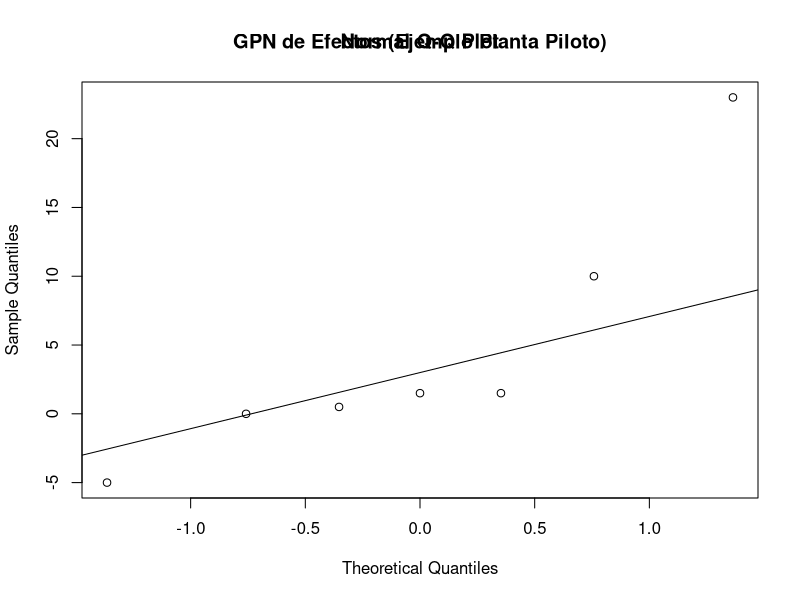
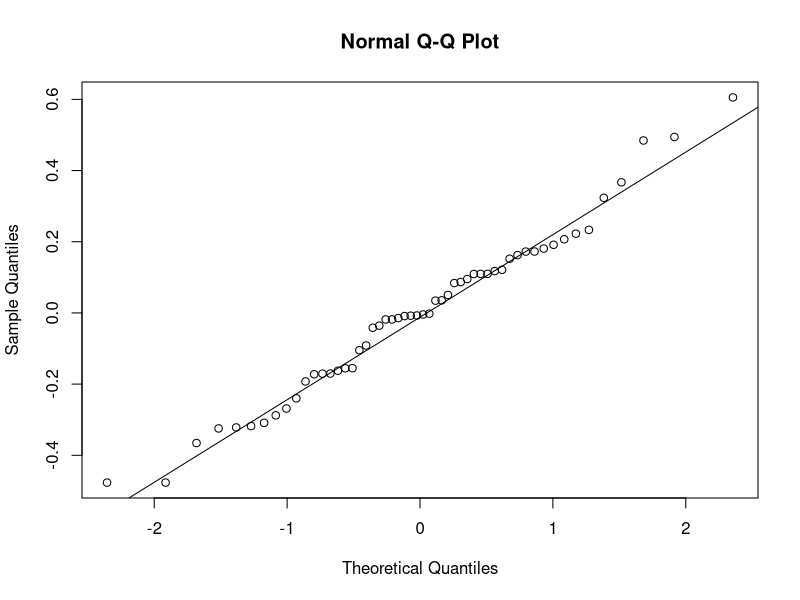
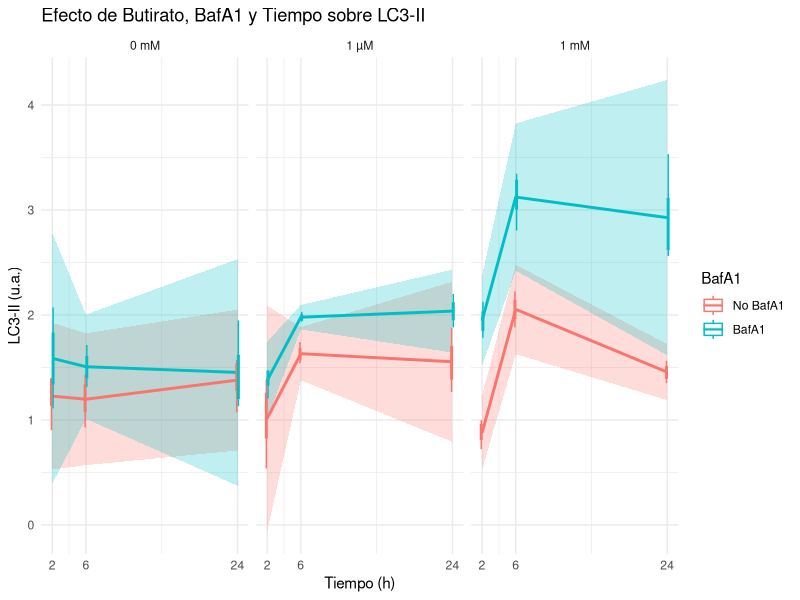
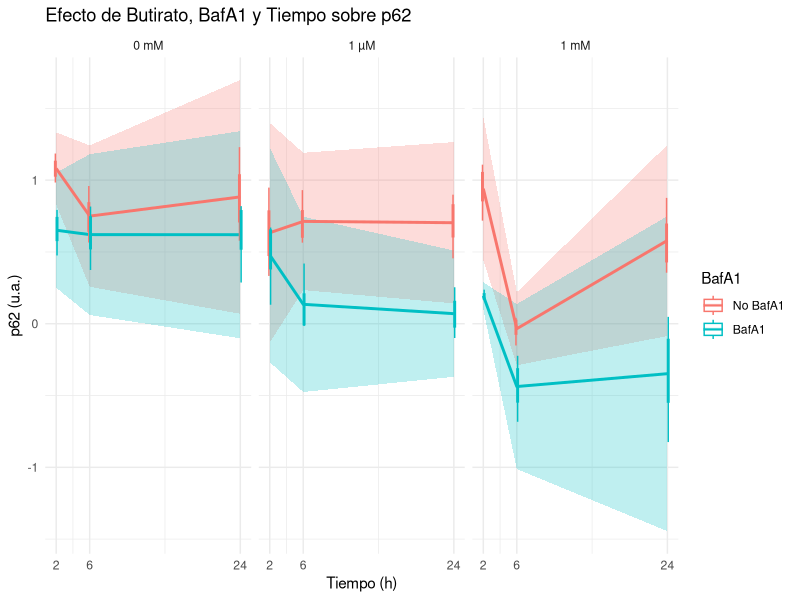
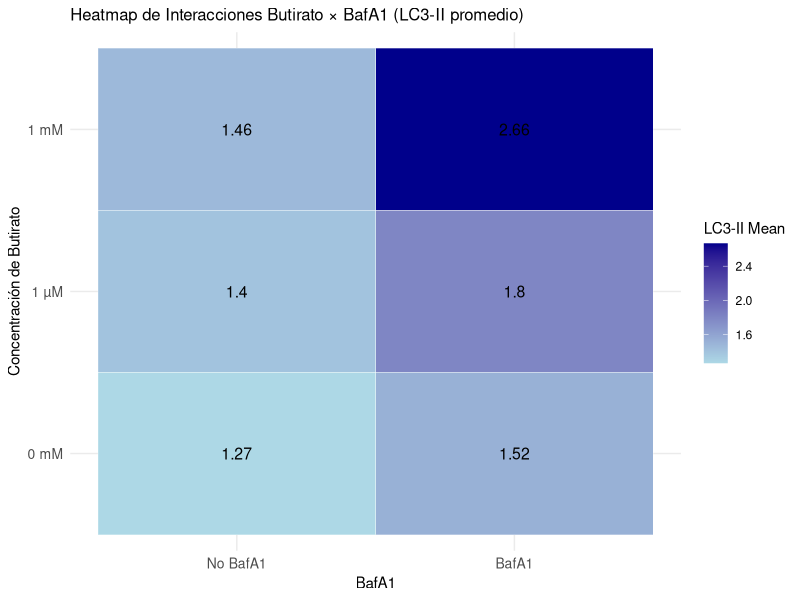
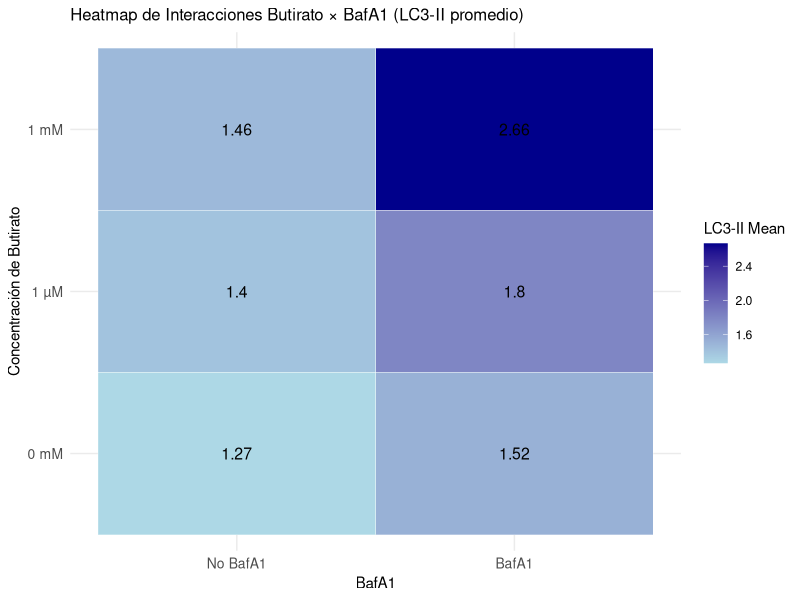
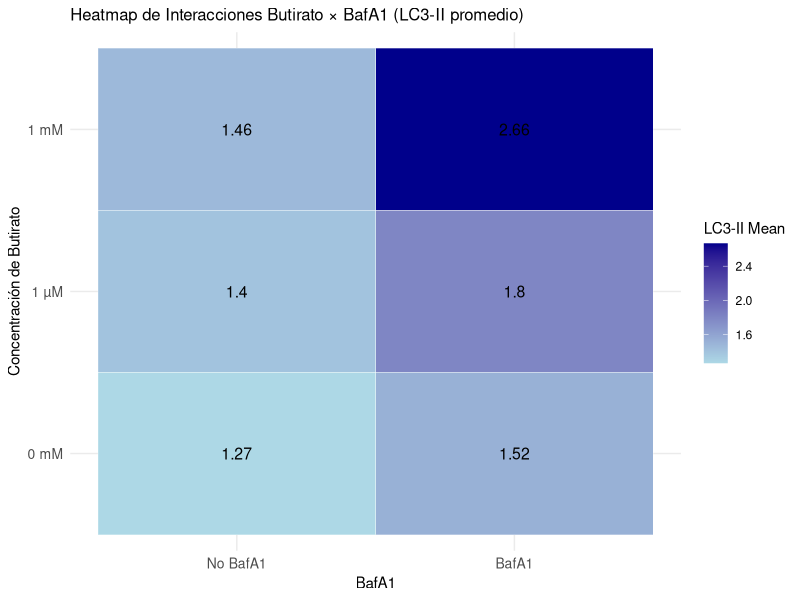
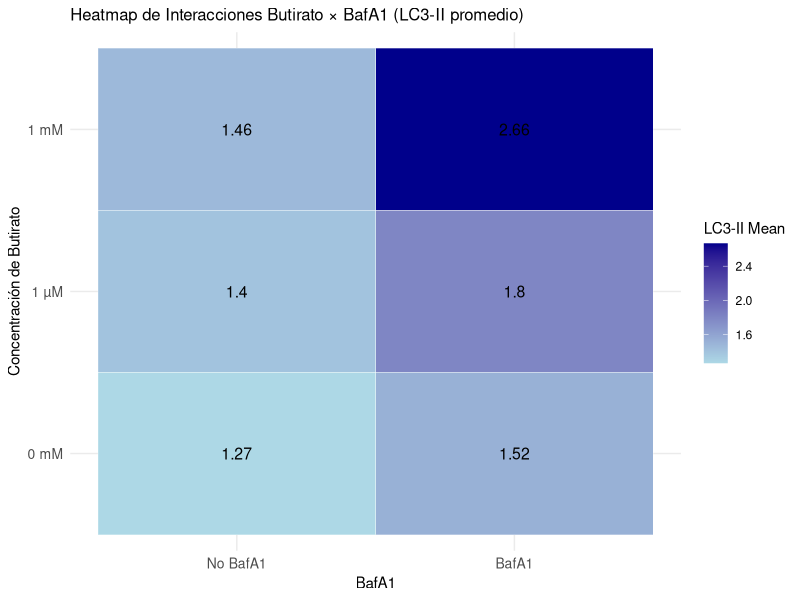

Source code (R) for these figures, in order:
## ---- chunk 1
knitr::opts_chunk$set(echo = TRUE, warning = FALSE, message = FALSE)
# install.packages(c("tidyverse", "broom", "car", "multcomp", "pwr", "lmtest"))
## ---- chunk 2
library(tidyverse)   # dplyr, tidyr, ggplot2
library(broom)       # Salidas 'tidy' de modelos
library(car)         # Anova(type II), Levene, VIF
library(multcomp)    # Tukey HSD
library(pwr)         # Potencia estadística
library(lmtest)      # Diagnósticos adicionales

# Niveles de factores
butyrate_levels <- c("0 mM", "1 µM", "1 mM")
baf_levels      <- c("No BafA1", "BafA1")
time_levels     <- c("2h", "6h", "24h")

# Diseño factorial completo (18 combinaciones)
design_base <- expand.grid(
  ButyrateConc = butyrate_levels,
  BafA1        = baf_levels,
  Time         = time_levels,
  KEEP.OUT.ATTRS = FALSE
)

# Añadir réplicas biológicas
n_replicates <- 3
design <- design_base[rep(seq_len(nrow(design_base)),
                          each = n_replicates), ] |>
          mutate(Rep = rep(seq_len(n_replicates),
                           times = nrow(design_base)))

head(design)
## ---- chunk 3
set.seed(0)  # Reproducibilidad

simulate_data <- function(df, sigma = 0.3, vary_effects = 1) {
  intercept <- 1.0

  eff_but <- c("0 mM" = 0,
               "1 µM" = 0.2 * vary_effects,
               "1 mM" = 0.6 * vary_effects)

  eff_baf <- c("No BafA1" = 0,
               "BafA1"    = 0.4 * vary_effects)

  eff_time <- c("2h" = 0,
                "6h" = 0.3 * vary_effects,
                "24h"= 0.2 * vary_effects)

  df <- df |>
    mutate(
      LC3_mean = intercept +
                 eff_but[ButyrateConc] +
                 eff_baf[BafA1] +
                 eff_time[Time] +
                 ifelse(ButyrateConc == "1 µM" & BafA1 == "BafA1", 0.2*vary_effects, 0) +
                 ifelse(ButyrateConc == "1 mM" & BafA1 == "BafA1", 0.7*vary_effects, 0) +
                 ifelse(ButyrateConc == "1 µM" & Time == "2h",     -0.2*vary_effects, 0) +
                 ifelse(ButyrateConc == "1 mM" & Time == "2h",     -0.6*vary_effects, 0) +
                 ifelse(ButyrateConc == "1 µM" & Time == "24h",    -0.05*vary_effects, 0) +
                 ifelse(ButyrateConc == "1 mM" & Time == "24h",    -0.10*vary_effects, 0) +
                 ifelse(BafA1 == "BafA1"       & Time == "2h",     -0.05*vary_effects, 0),
      LC3_II  = LC3_mean + rnorm(nrow(df), 0, sigma),
      p62     = 1 - 0.8*(LC3_mean - 1) + rnorm(nrow(df), 0, sigma)
    )

  return(df)
}

design <- simulate_data(design, sigma = 0.3)
head(design)
## ---- chunk 4
# Método de definición
y <- c(60, 72, 54, 68, 52, 83, 45, 80)
cambios_T <- c(72-60, 68-54, 83-52, 80-45)
efecto_T_def <- mean(cambios_T)
efecto_T_def
## ---- chunk 5
# Método del vector
signos_T <- c(-1, 1, -1, 1, -1, 1, -1, 1)
efecto_T_vec <- sum(signos_T * y) / (length(y)/2)
efecto_T_vec
## ---- chunk 6
# Algoritmo de Yates para 2^3
yates <- function(y) {
  n <- length(y)
  for (step in 1:log2(n)) {
    y_new <- rep(0, n)
    for (i in seq(1, n, by = 2^step)) {
      for (j in 1:(2^(step-1))) {
        a <- y[i + j - 1]
        b <- y[i + j + 2^(step-1) - 1]
        y_new[i + j - 1] <- a + b
        y_new[i + j + 2^(step-1) - 1] <- b - a
      }
    }
    y <- y_new
  }
  effects <- y / (n / 2)
  effects[1] <- effects[1] / 2
  return(effects)
}

effects_yates <- yates(y)
effects_yates
## ---- chunk 7
efec <- effects_yates[2:8]
sorted_efectos <- sort(efec)
n <- length(sorted_efectos)
P <- (1:n - 0.5) / n * 100
qqnorm(sorted_efectos)
qqline(sorted_efectos)
title("GPN de Efectos (Ejemplo Planta Piloto)")
## ---- chunk 8
model_lc3 <- lm(LC3_II ~ ButyrateConc * BafA1 * Time, data = design)
Anova(model_lc3, type = "II")
## ---- chunk 9
resid_lc3 <- residuals(model_lc3)

# Normalidad
shapiro.test(resid_lc3)

# Homocedasticidad
design <- design |>
  mutate(group = interaction(ButyrateConc, BafA1, Time))
leveneTest(LC3_II ~ group, data = design)

# Multicolinealidad
vif(model_lc3)
## ---- chunk 10
qqnorm(resid_lc3); qqline(resid_lc3)
## ---- chunk 11
aov_lc3 <- aov(LC3_II ~ ButyrateConc * BafA1, data = design)
TukeyHSD(aov_lc3)
## ---- chunk 12
total_N <- nrow(design)
u <- 18 - 1
v <- total_N - 18
f2 <- 0.25^2 / (1 - 0.25^2)

potencia <- pwr.f2.test(u = u,
                        v = v,
                        f2 = f2,
                        sig.level = 0.05,
                        power = NULL)

cat("Potencia alcanzada con N=54 (efecto mediano f=0.25):", round(potencia$power, 3), "\n")
cat("Interpretación: Con esta potencia (~0.75), hay 75% chance de detectar efecto real si existe. Para >0.85, aumentar N.\n")
## ---- chunk 13
model_p62 <- lm(p62 ~ ButyrateConc * BafA1 * Time, data = design)
Anova(model_p62, type = "II")
summary(model_p62)$r.squared
## ---- chunk 14
sigma_vec <- c(0.1, 0.3, 0.5)
design_template <- design

sens_df <- map_dfr(sigma_vec, function(s) {
  d  <- simulate_data(design_template, sigma = s)
  m  <- lm(LC3_II ~ ButyrateConc * BafA1 * Time, data = d)
  tibble(
    sigma = s,
    R2    = summary(m)$r.squared,
    pInt  = Anova(m, type = "II")["ButyrateConc:BafA1", "Pr(>F)"]
  )
})

sens_df
## ---- chunk 15
stats_lc3 <- design |>
  group_by(ButyrateConc, BafA1, Time) |>
  summarise(
    mean = mean(LC3_II),
    sd   = sd(LC3_II),
    n    = n(),
    .groups = "drop"
  ) |>
  mutate(
    SEM  = sd / sqrt(n),
    CI95 = SEM * qt(0.975, df = n - 1),
    Time_hr = as.numeric(str_remove(Time, "h"))
  )

ggplot(design,
       aes(x = as.numeric(str_remove(Time, "h")),
           y = LC3_II,
           colour = BafA1)) +
  geom_ribbon(
    data = stats_lc3,
    aes(x    = Time_hr,
        ymin = mean - CI95,
        ymax = mean + CI95,
        fill = BafA1),
    alpha       = 0.25,
    colour      = NA,
    inherit.aes = FALSE
  ) +
  geom_line(
    data = stats_lc3,
    aes(x = Time_hr, y = mean, colour = BafA1),
    size = 1,
    inherit.aes = FALSE
  ) +
  geom_boxplot(
    aes(group = interaction(Time, BafA1)),
    width    = 0.35,
    position = position_dodge(0.4),
    alpha    = 0.45
  ) +
  facet_wrap(~ ButyrateConc) +
  labs(x = "Tiempo (h)",
       y = "LC3-II (u.a.)",
       title = "Efecto de Butirato, BafA1 y Tiempo sobre LC3-II") +
  theme_minimal() +
  scale_x_continuous(breaks = c(2, 6, 24)) +
  guides(fill = "none")
## ---- chunk 16
stats_p62 <- design |>
  group_by(ButyrateConc, BafA1, Time) |>
  summarise(
    mean = mean(p62),
    sd   = sd(p62),
    n    = n(),
    .groups = "drop"
  ) |>
  mutate(
    SEM  = sd / sqrt(n),
    CI95 = SEM * qt(0.975, df = n - 1),
    Time_hr = as.numeric(str_remove(Time, "h"))
  )

ggplot(design,
       aes(x = as.numeric(str_remove(Time, "h")),
           y = p62,
           colour = BafA1)) +
  geom_ribbon(
    data = stats_p62,
    aes(x    = Time_hr,
        ymin = mean - CI95,
        ymax = mean + CI95,
        fill = BafA1),
    alpha       = 0.25,
    colour      = NA,
    inherit.aes = FALSE
  ) +
  geom_line(
    data = stats_p62,
    aes(x = Time_hr, y = mean, colour = BafA1),
    size = 1,
    inherit.aes = FALSE
  ) +
  geom_boxplot(
    aes(group = interaction(Time, BafA1)),
    width    = 0.35,
    position = position_dodge(0.4),
    alpha    = 0.45
  ) +
  facet_wrap(~ ButyrateConc) +
  labs(x = "Tiempo (h)",
       y = "p62 (u.a.)",
       title = "Efecto de Butirato, BafA1 y Tiempo sobre p62") +
  theme_minimal() +
  scale_x_continuous(breaks = c(2, 6, 24)) +
  guides(fill = "none")
## ---- chunk 17
stats_heat <- design |>
  group_by(ButyrateConc, BafA1) |>
  summarise(mean_LC3 = mean(LC3_II), .groups = "drop")

ggplot(stats_heat, aes(x = BafA1, y = ButyrateConc, fill = mean_LC3)) +
  geom_tile(color = "white") +
  geom_text(aes(label = round(mean_LC3, 2)), color = "black", size = 4) +
  scale_fill_gradient(low = "lightblue", high = "darkblue") +
  labs(title = "Heatmap de Interacciones Butirato × BafA1 (LC3-II promedio)",
       x = "BafA1",
       y = "Concentración de Butirato",
       fill = "LC3-II Mean") +
  theme_minimal() +
  theme(axis.text = element_text(size = 10),
        plot.title = element_text(size = 12))
## ---- chunk 18
write_csv(design, "simulated_data.csv")
ggsave("lc3_plot.png", width = 7, height = 4)
ggsave("p62_plot.png", width = 7, height = 4)
ggsave("interactions_heat.png", width = 5, height = 4)
ggsave("gpn_plot.png", width = 5, height = 4)
